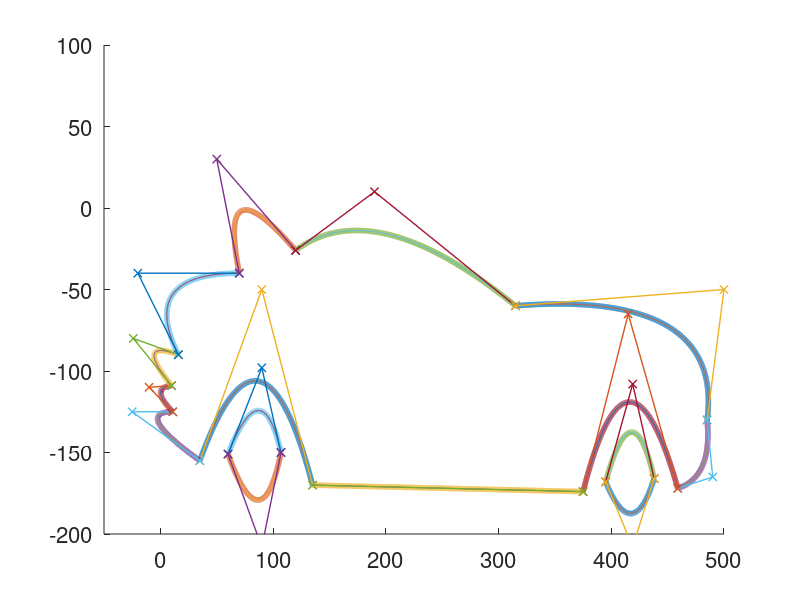

This figure's MATLAB source:
% declaração do formato dos números e para limpar terminal
format long
clear; clc; close all

% 34 154; 0 133; 10 124; 3 115; 10 105; 2 96; 15 92; 13 64; 70 39; 70 15; 117 25; 205 12; 315 60; 463 83; 495 125; 460 172; 450 105; 375 110; 372 172; 135 165; 113 100; 50 108; 34 154


N = 1000;

% ========================================================================================
P = [135 -170; 90 -50; 35 -155]; 
Np = size(P, 1);
u = linspace(0, 1, N);
B = zeros(N, Np);

for i = 1:Np
    B(:,i) = nchoosek(Np-1,i-1).*u.^(i-1).*(1-u).^(Np-i); 
end

S = B*P;
x = S(:, 1);
y = S(:, 2);

hold
xlim([-50 500])  
ylim([-200 100])

plot(x, y, 'LineWidth', 4); 
set(gca, 'FontSize', 16)

plot(x, y, P(:, 1), P(:, 2), 'x-', 'LineWidth', 1); 
set(gca, 'FontSize', 16)
hold off

% ========================================================================================

P = [35 -155; -25 -125 ; 11 -125]; 
Np = size(P, 1);
u = linspace(0, 1, N);
B = zeros(N, Np);

for i = 1:Np
    B(:,i) = nchoosek(Np-1,i-1).*u.^(i-1).*(1-u).^(Np-i); 
end

S = B*P;
x = S(:, 1);
y = S(:, 2);

hold
xlim([-50 500])  
ylim([-200 100])

plot(x, y, 'LineWidth', 4); 
set(gca, 'FontSize', 16)

plot(x, y, P(:, 1), P(:, 2), 'x-', 'LineWidth', 1); 
set(gca, 'FontSize', 16)
hold off

% =========================================================================================
P = [11 -125; -10 -110 ; 10 -109]; 
Np = size(P, 1);
u = linspace(0, 1, N);
B = zeros(N, Np);

for i = 1:Np
    B(:,i) = nchoosek(Np-1,i-1).*u.^(i-1).*(1-u).^(Np-i); 
end

S = B*P;
x = S(:, 1);
y = S(:, 2);

hold
xlim([-50 500])  
ylim([-200 100])

plot(x, y, 'LineWidth', 4); 
set(gca, 'FontSize', 16)

plot(x, y, P(:, 1), P(:, 2), 'x-', 'LineWidth', 1); 
set(gca, 'FontSize', 16)
hold off

% =========================================================================================
P = [10 -109; -24 -80 ; 16 -90]; 
Np = size(P, 1);
u = linspace(0, 1, N);
B = zeros(N, Np);

for i = 1:Np
    B(:,i) = nchoosek(Np-1,i-1).*u.^(i-1).*(1-u).^(Np-i); 
end

S = B*P;
x = S(:, 1);
y = S(:, 2);

hold
xlim([-50 500])  
ylim([-200 100])

plot(x, y, 'LineWidth', 4); 
set(gca, 'FontSize', 16)

plot(x, y, P(:, 1), P(:, 2), 'x-', 'LineWidth', 1); 
set(gca, 'FontSize', 16)
hold off

% =========================================================================================
P = [16 -90; -20 -40 ; 70 -40]; 
Np = size(P, 1);
u = linspace(0, 1, N);
B = zeros(N, Np);

for i = 1:Np
    B(:,i) = nchoosek(Np-1,i-1).*u.^(i-1).*(1-u).^(Np-i); 
end

S = B*P;
x = S(:, 1);
y = S(:, 2);

hold
xlim([-50 500])  
ylim([-200 100])

plot(x, y, 'LineWidth', 4); 
set(gca, 'FontSize', 16)

plot(x, y, P(:, 1), P(:, 2), 'x-', 'LineWidth', 1); 
set(gca, 'FontSize', 16)
hold off

% =========================================================================================
P = [70 -40; 50 30 ; 120 -26]; 
Np = size(P, 1);
u = linspace(0, 1, N);
B = zeros(N, Np);

for i = 1:Np
    B(:,i) = nchoosek(Np-1,i-1).*u.^(i-1).*(1-u).^(Np-i); 
end

S = B*P;
x = S(:, 1);
y = S(:, 2);

hold
xlim([-50 500])  
ylim([-200 100])

plot(x, y, 'LineWidth', 4); 
set(gca, 'FontSize', 16)

plot(x, y, P(:, 1), P(:, 2), 'x-', 'LineWidth', 1); 
set(gca, 'FontSize', 16)
hold off

% =========================================================================================
P = [120 -26; 190 10; 315 -60]; 
Np = size(P, 1);
u = linspace(0, 1, N);
B = zeros(N, Np);

for i = 1:Np
    B(:,i) = nchoosek(Np-1,i-1).*u.^(i-1).*(1-u).^(Np-i); 
end

S = B*P;
x = S(:, 1);
y = S(:, 2);

hold
xlim([-50 500])  
ylim([-200 100])

plot(x, y, 'LineWidth', 4); 
set(gca, 'FontSize', 16)

plot(x, y, P(:, 1), P(:, 2), 'x-', 'LineWidth', 1); 
set(gca, 'FontSize', 16)
hold off

% =========================================================================================
P = [315 -60; 500 -50; 485 -130]; 
Np = size(P, 1);
u = linspace(0, 1, N);
B = zeros(N, Np);

for i = 1:Np
    B(:,i) = nchoosek(Np-1,i-1).*u.^(i-1).*(1-u).^(Np-i); 
end

S = B*P;
x = S(:, 1);
y = S(:, 2);

hold
xlim([-50 500])  
ylim([-200 100])

plot(x, y, 'LineWidth', 4); 
set(gca, 'FontSize', 16)

plot(x, y, P(:, 1), P(:, 2), 'x-', 'LineWidth', 1); 
set(gca, 'FontSize', 16)
hold off

% =========================================================================================
P = [485 -130; 490 -165; 459 -172]; 
Np = size(P, 1);
u = linspace(0, 1, N);
B = zeros(N, Np);

for i = 1:Np
    B(:,i) = nchoosek(Np-1,i-1).*u.^(i-1).*(1-u).^(Np-i); 
end

S = B*P;
x = S(:, 1);
y = S(:, 2);

hold
xlim([-50 500])  
ylim([-200 100])

plot(x, y, 'LineWidth', 4); 
set(gca, 'FontSize', 16)

plot(x, y, P(:, 1), P(:, 2), 'x-', 'LineWidth', 1); 
set(gca, 'FontSize', 16)
hold off

% =========================================================================================
P = [459 -172; 415 -65; 375 -174]; 
Np = size(P, 1);
u = linspace(0, 1, N);
B = zeros(N, Np);

for i = 1:Np
    B(:,i) = nchoosek(Np-1,i-1).*u.^(i-1).*(1-u).^(Np-i); 
end

S = B*P;
x = S(:, 1);
y = S(:, 2);

hold
xlim([-50 500])  
ylim([-200 100])

plot(x, y, 'LineWidth', 4); 
set(gca, 'FontSize', 16)

plot(x, y, P(:, 1), P(:, 2), 'x-', 'LineWidth', 1); 
set(gca, 'FontSize', 16)
hold off

% =========================================================================================
P = [375 -174; 135 -170]; 
Np = size(P, 1);
u = linspace(0, 1, N);
B = zeros(N, Np);

for i = 1:Np
    B(:,i) = nchoosek(Np-1,i-1).*u.^(i-1).*(1-u).^(Np-i); 
end

S = B*P;
x = S(:, 1);
y = S(:, 2);

hold
xlim([-50 500])  
ylim([-200 100])

plot(x, y, 'LineWidth', 4); 
set(gca, 'FontSize', 16)

plot(x, y, P(:, 1), P(:, 2), 'x-', 'LineWidth', 1); 
set(gca, 'FontSize', 16)
hold off

% =========================================================================================
P = [60 -151; 90 -98; 107 -150]; 
Np = size(P, 1);
u = linspace(0, 1, N);
B = zeros(N, Np);

for i = 1:Np
    B(:,i) = nchoosek(Np-1,i-1).*u.^(i-1).*(1-u).^(Np-i); 
end

S = B*P;
x = S(:, 1);
y = S(:, 2);

hold
xlim([-50 500])  
ylim([-200 100])

plot(x, y, 'LineWidth', 4); 
set(gca, 'FontSize', 16)

plot(x, y, P(:, 1), P(:, 2), 'x-', 'LineWidth', 1); 
set(gca, 'FontSize', 16)
hold off

% =========================================================================================
P = [60 -151; 90 -208; 107 -150]; 
Np = size(P, 1);
u = linspace(0, 1, N);
B = zeros(N, Np);

for i = 1:Np
    B(:,i) = nchoosek(Np-1,i-1).*u.^(i-1).*(1-u).^(Np-i); 
end

S = B*P;
x = S(:, 1);
y = S(:, 2);

hold
xlim([-50 500])  
ylim([-200 100])

plot(x, y, 'LineWidth', 4); 
set(gca, 'FontSize', 16)

plot(x, y, P(:, 1), P(:, 2), 'x-', 'LineWidth', 1); 
set(gca, 'FontSize', 16)
hold off

% =========================================================================================
P = [395 -168; 419 -108; 438 -166]; 
Np = size(P, 1);
u = linspace(0, 1, N);
B = zeros(N, Np);

for i = 1:Np
    B(:,i) = nchoosek(Np-1,i-1).*u.^(i-1).*(1-u).^(Np-i); 
end

S = B*P;
x = S(:, 1);
y = S(:, 2);

hold
xlim([-50 500])  
ylim([-200 100])

plot(x, y, 'LineWidth', 4); 
set(gca, 'FontSize', 16)

plot(x, y, P(:, 1), P(:, 2), 'x-', 'LineWidth', 1); 
set(gca, 'FontSize', 16)
hold off

% =========================================================================================
P = [395 -168; 419 -208; 438 -166]; 
Np = size(P, 1);
u = linspace(0, 1, N);
B = zeros(N, Np);

for i = 1:Np
    B(:,i) = nchoosek(Np-1,i-1).*u.^(i-1).*(1-u).^(Np-i); 
end

S = B*P;
x = S(:, 1);
y = S(:, 2);

hold
xlim([-50 500])  
ylim([-200 100])

plot(x, y, 'LineWidth', 4); 
set(gca, 'FontSize', 16)

plot(x, y, P(:, 1), P(:, 2), 'x-', 'LineWidth', 1); 
set(gca, 'FontSize', 16)
hold off

% =========================================================================================
